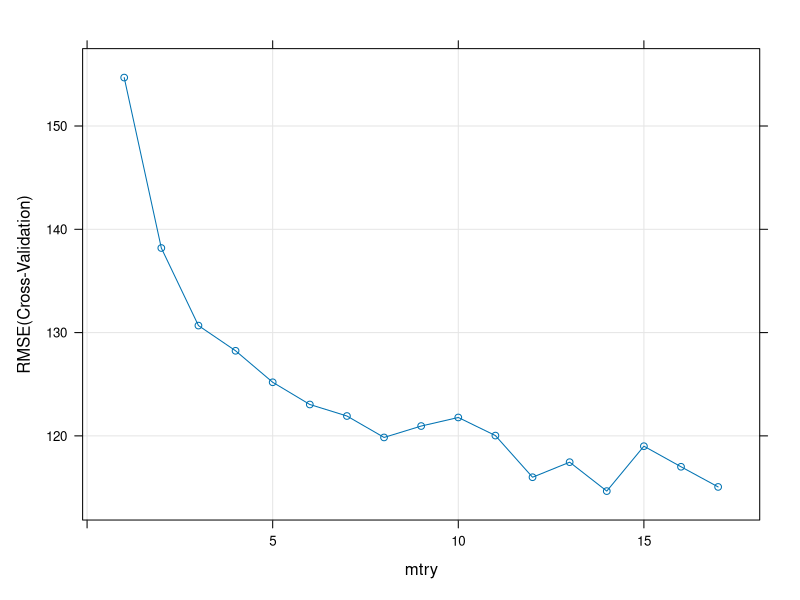
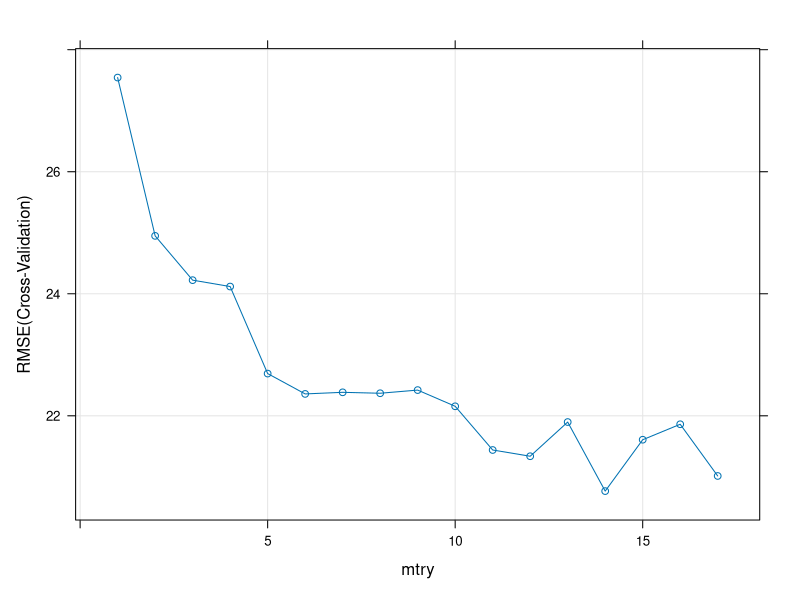

Recreate these plots in R, in order.
##Random forest

setwd("D:/Research/HIV_BD Research")

# Load the packages
library(readxl)
library(caret)
library(randomForest)
library(MLmetrics)

#Upload data
data<-read_excel("data_HIV_BD.xlsx", sheet="Normalized data")


#Data split

data1<-data[c(2,4:9,12:15,17:23)]#cases

set.seed(123)  # For reproducibility
trainIndex <- createDataPartition(data1$y1, p = 0.8, 
                                  list = FALSE,
                                  times = 1)
training_data <-data1[trainIndex, ]
testing_data <-data1[-trainIndex, ]

ctrl <- trainControl(method = "cv", number = 10)
grid <- expand.grid(mtry = seq(1, ncol(training_data) - 1, by = 1))  # Hyperparameter grid

# Perform cross-validation and parameter tuning
rf_hiv <- train(y1 ~ ., data = training_data, method = "rf",
                   trControl = ctrl, tuneGrid = grid)

p1<-plot(rf_hiv,xlab="mtry",ylab="RMSE(Cross-Validation)");p1
rf_hiv$bestTune$mtry

fit.rf1 <- randomForest(y1 ~ ., data = training_data,
                        mtry = rf_hiv$bestTune$mtry)
summary(fit.rf1)
varImp(fit.rf1)

#prediction in training
pre<-predict(fit.rf1,training_data)
RMSE(training_data$y1,pre)
MAE(training_data$y1,pre)
MAPE(training_data$y1,pre)

#Model prediction
pred<-predict(fit.rf1,testing_data)
RMSE(testing_data$y1,pred)
MAE(testing_data$y1,pred)
MAPE(testing_data$y1,pred)

#HIV deaths
data2<-data[c(3,4:9,12:15,17:23)]#deaths

set.seed(123)  # For reproducibility
trainIndex <- createDataPartition(data2$y2, p = 0.8, 
                                  list = FALSE,
                                  times = 1)
training_data <-data2[trainIndex, ]
testing_data <-data2[-trainIndex, ]

ctrl <- trainControl(method = "cv", number = 10)
grid <- expand.grid(mtry = seq(1, ncol(training_data) - 1, by = 1))  # Hyperparameter grid

# Perform cross-validation and parameter tuning
rf_dth <- train(y2 ~ ., data = training_data, method = "rf",
                trControl = ctrl, tuneGrid = grid)

p2<-plot(rf_dth,xlab="mtry",ylab="RMSE(Cross-Validation)");p2
rf_dth$bestTune$mtry

fit.rf2 <- randomForest(y2 ~ ., data = training_data,
                        mtry = rf_dth$bestTune$mtry)
summary(fit.rf2)
varImp(fit.rf2)

#prediction in training
pre<-predict(fit.rf2,training_data)
RMSE(training_data$y2,pre)
MAE(training_data$y2,pre)
MAPE(training_data$y2,pre)

#Model prediction
pred<-predict(fit.rf2,testing_data)
RMSE(testing_data$y2,pred)
MAE(testing_data$y2,pred)
MAPE(testing_data$y2,pred)
